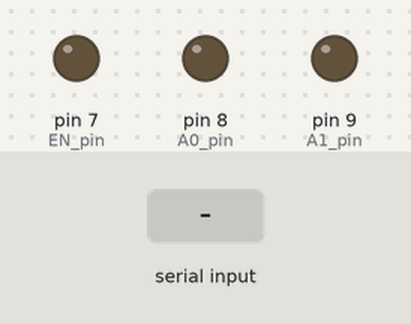
Recording of a sketch running on a simulated Arduino Uno, built with avr-gcc and run on an emulated ATmega328P. Shown: output pins drawn as LEDs (lit = HIGH). Inputs (shaded band) come from the test bench.

Above: at 1.2 s.
1.3 s: "e" received over Serial
At 2.5 s:
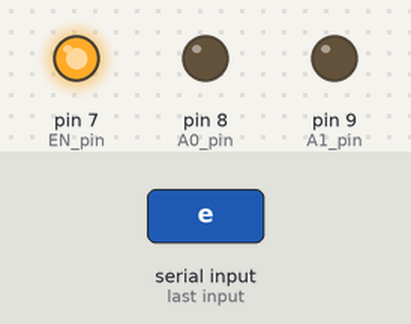
2.8 s: "2" received over Serial
At 3.7 s:
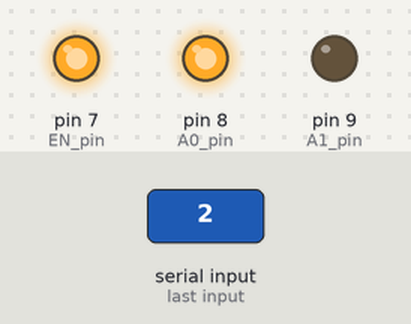
4.3 s: "d" received over Serial
At 4.8 s:
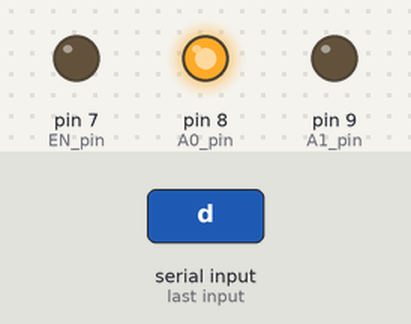
5.8 s: "3" received over Serial
At 7.0 s:
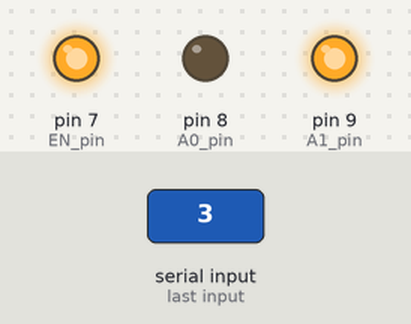
7.3 s: "4" received over Serial
At 8.3 s:
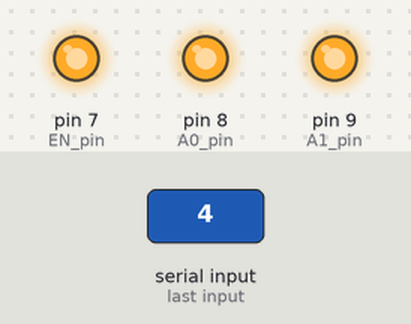
8.8 s: "1" received over Serial
At 9.4 s:
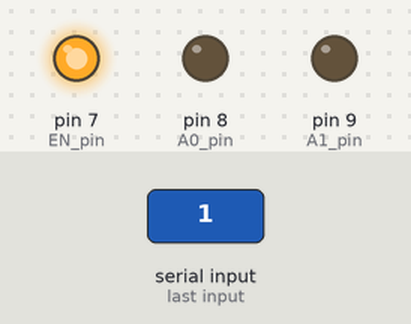
Timing chart, 0 to 11.3 s (numbered marks = the images above; inputs shaded):
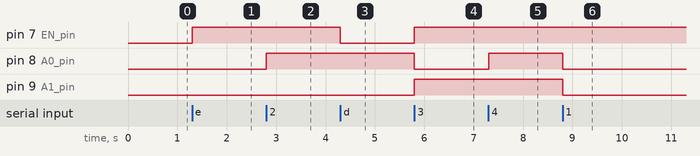

Measured:
- after the input at 1.3 s, pin 7 (EN_pin): LOW → HIGH at once
- after the input at 2.8 s, pin 8 (A0_pin): LOW → HIGH at once
- after the input at 4.3 s, pin 7 (EN_pin): HIGH → LOW at once
- after the input at 5.8 s, pin 7 (EN_pin), pin 9 (A1_pin): LOW → HIGH at once; pin 8 (A0_pin): HIGH → LOW at once
- after the input at 7.3 s, pin 8 (A0_pin): LOW → HIGH at once
- after the input at 8.8 s, pin 8 (A0_pin), pin 9 (A1_pin): HIGH → LOW at once

The sketch:

SP4T.ino
```cpp
// pin configuration
const int TRIG_in = 1;
const int EN_pin = 7;
const int A0_pin = 8;
const int A1_pin = 9;

void setup() {
  Serial.begin(9600);

  // pin configuration
  pinMode(TRIG_in, INPUT);
  pinMode(EN_pin, OUTPUT);
  pinMode(A0_pin, OUTPUT);
  pinMode(A1_pin, OUTPUT);
  digitalWrite(EN_pin, LOW);
}

void serialEvent() {
  while (Serial.available()) {
    // read user input
    char c = (char)Serial.read();

    // decide what to do with it
    switch (c) {
      case '?':
        Serial.println("SP4T BNC switch v1.1 ready.");
        break;

      case 'e':
        digitalWrite(EN_pin, HIGH);
        break;

      case 'd':
        digitalWrite(EN_pin, LOW);
        break;

      case '1':
        digitalWrite(EN_pin, LOW);
        digitalWrite(A0_pin, LOW);
        digitalWrite(A1_pin, LOW);
        digitalWrite(EN_pin, HIGH);
        break;

      case '2':
        digitalWrite(EN_pin, LOW);
        digitalWrite(A0_pin, HIGH);
        digitalWrite(A1_pin, LOW);
        digitalWrite(EN_pin, HIGH);
        break;

      case '3':
        digitalWrite(EN_pin, LOW);
        digitalWrite(A0_pin, LOW);
        digitalWrite(A1_pin, HIGH);
        digitalWrite(EN_pin, HIGH);
        break;

      case '4':
        digitalWrite(EN_pin, LOW);
        digitalWrite(A0_pin, HIGH);
        digitalWrite(A1_pin, HIGH);
        digitalWrite(EN_pin, HIGH);
        break;
    }
  }
}

void loop() {
}
```
